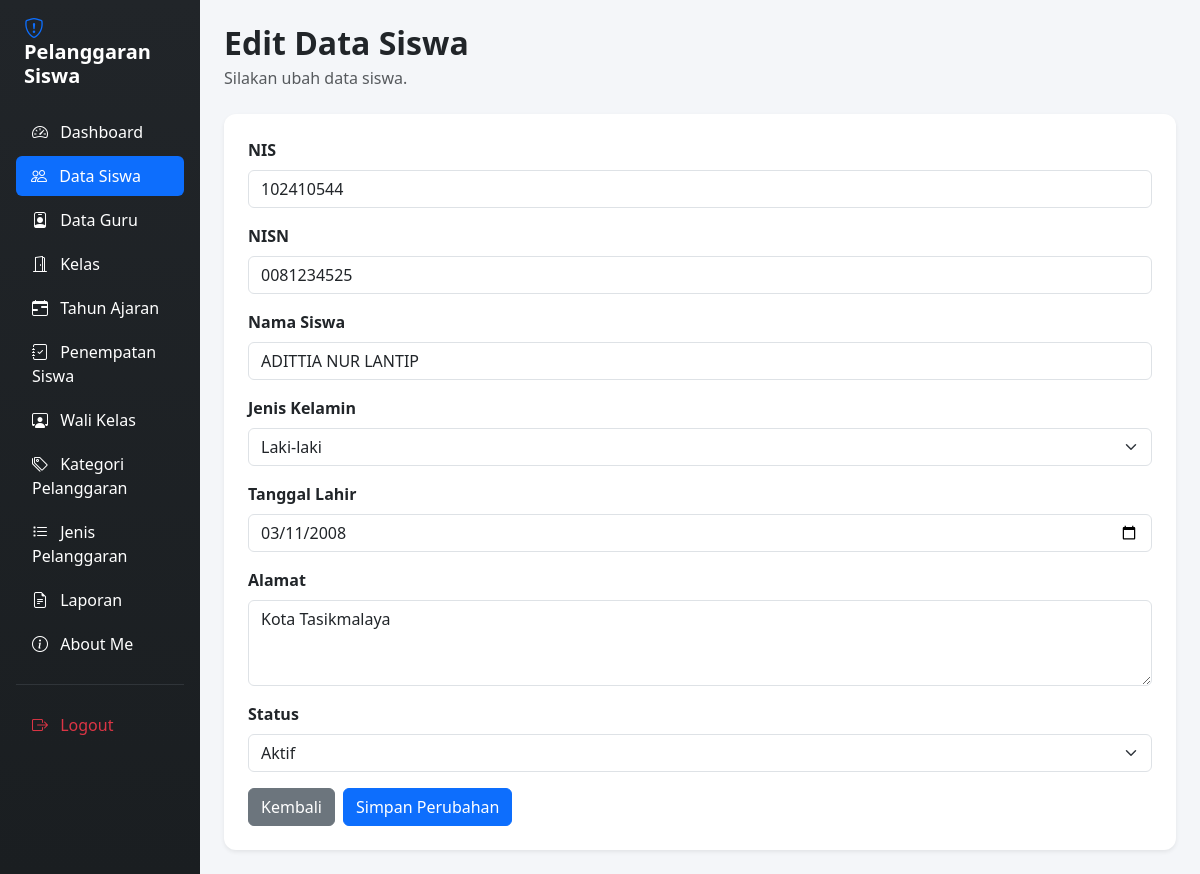
The app's page /edit_siswa.php?id=25 (signed in) with its own data.
### tables this page shows
CREATE TABLE `t_siswa` (
  `id` int(11) NOT NULL,
  `nis` varchar(30) DEFAULT NULL,
  `nisn` varchar(20) NOT NULL,
  `nama` varchar(150) DEFAULT NULL,
  `jenis_kelamin` char(1) NOT NULL,
  `tanggal_lahir` date NOT NULL,
  `alamat` text NOT NULL,
  `status_aktif` tinyint(1) NOT NULL,
  `created_at` timestamp NOT NULL DEFAULT current_timestamp(),
  `updated_at` timestamp NOT NULL DEFAULT current_timestamp()
);

### edit_siswa.php (the view, shortened to what this page needs)
<?php
include "config/koneksi.php";
$id = $_GET['id'] ?? '';
$stmt = mysqli_prepare($koneksi, "SELECT * FROM t_siswa WHERE id = ?");
mysqli_stmt_bind_param($stmt, "i", $id);
mysqli_stmt_execute($stmt);
$query = mysqli_stmt_get_result($stmt);
$siswa = mysqli_fetch_assoc($query);
?>
<!DOCTYPE html>
<html lang="id">
<head>
    <link href="https://cdn.jsdelivr.net/npm/bootstrap@5.3.8/dist/css/bootstrap.min.css" rel="stylesheet">
    <link href="https://cdn.jsdelivr.net/npm/bootstrap-icons@1.11.3/font/bootstrap-icons.min.css" rel="stylesheet">
</head>
<body>
<div class="container-fluid">
    <div class="row">
        <div class="col-md-3 col-lg-2 sidebar p-3 min-vh-100">
            <h4 class="text-white mb-4 fw-bold fs-5 px-2">
                <i class="bi bi-shield-exclamation text-primary me-2"></i>
                Pelanggaran Siswa
            </h4>
            <ul class="nav nav-pills flex-column gap-1">
                <li class="nav-item">
                    <a href="dashboard.php" class="nav-link text-white">
                        <i class="bi bi-speedometer2 me-2"></i>
                        Dashboard
                    </a>
                </li>
                <li class="nav-item">
                    <a href="data_siswa.php" class="nav-link active">
                        <i class="bi bi-people me-2"></i>
                        Data Siswa
                    </a>
                </li>
                <li class="nav-item">
                    <a href="data_guru.php" class="nav-link text-white">
                        <i class="bi bi-person-badge me-2"></i>
                        Data Guru
                    </a>
                </li>
                <li class="nav-item">
                    <a href="kelas.php" class="nav-link text-white">
                        <i class="bi bi-door-open me-2"></i>
                        Kelas
                    </a>
                </li>
                <li class="nav-item">
                    <a href="tahun_ajaran.php" class="nav-link text-white">
                        <i class="bi bi-calendar-range me-2"></i>
                        Tahun Ajaran
                    </a>
                </li>
                <li class="nav-item">
                    <a href="penepatan_siswa.php" class="nav-link text-white">
                        <i class="bi bi-journal-check me-2"></i>
                        Penempatan Siswa
                    </a>
                </li>
                <li class="nav-item">
                    <a href="wali_kelas.php" class="nav-link text-white">
                        <i class="bi bi-person-workspace me-2"></i>
                        Wali Kelas
                    </a>
                </li>
                <li class="nav-item">
                    <a href="kategori_pelanggaran.php" class="nav-link text-white">
                        <i class="bi bi-tags me-2"></i>
                        Kategori Pelanggaran
                    </a>
                </li>
                <li class="nav-item">
                    <a href="jenis_pelanggaran.php" class="nav-link text-white">
                        <i class="bi bi-list-task me-2"></i>
                        Jenis Pelanggaran
                    </a>
                </li>
                <li class="nav-item">
                    <a href="laporan.php" class="nav-link text-white">
                        <i class="bi bi-file-earmark-text me-2"></i>
                        Laporan
                    </a>
                </li>
                <li class="nav-item">
                    <a href="aboutme.php" class="nav-link text-white">
                        <i class="bi bi-info-circle me-2"></i>
                        About Me
                    </a>
                </li>
                <hr class="text-secondary my-3">
                <li class="nav-item">
                    <a href="logout.php" class="nav-link text-danger">
                        <i class="bi bi-box-arrow-right me-2"></i>
                        Logout
                    </a>
                </li>
            </ul>
        </div>
        <main class="col-md-9 col-lg-10 p-4">
            <h2 class="fw-bold mb-1">
                Edit Data Siswa
            </h2>
            <p class="text-muted mb-4">
                Silakan ubah data siswa.
            </p>
            <div class="card shadow-sm">
                <div class="card-body p-4">
                    <form action="proses_edit_siswa.php" method="POST">
                        <div class="mb-3">
                            <label class="form-label fw-semibold">
                                NIS
                            </label>
                            <input
                                type="text"
                                name="nis"
                                class="form-control"
                                placeholder="Masukkan NIS (15 digit)"
                                value="<?= htmlspecialchars($siswa['nis'] ?? ''); ?>"
                                maxlength="15"
                                minlength="15"
                                pattern="[0-9]{15}"
                                inputmode="numeric"
                                oninput="this.value = this.value.replace(/[^0-9]/g, '').slice(0, 15)"
                                title="NIS harus terdiri dari 15 digit angka"
                                required
                            >
                        </div>
                        <div class="mb-3">
                            <label class="form-label fw-semibold">
                                NISN
                            </label>
                            <input
                                type="text"
                                name="nisn"
                                class="form-control"
                                placeholder="Masukkan NISN (10 digit)"
                                value="<?= htmlspecialchars($siswa['nisn'] ?? ''); ?>"
                                maxlength="10"
                                minlength="10"
                                pattern="[0-9]{10}"
                                inputmode="numeric"
                                oninput="this.value = this.value.replace(/[^0-9]/g, '').slice(0, 10)"
                                title="NISN harus terdiri dari 10 digit angka"
                                required
                            >
                        </div>
                        <div class="mb-3">
                            <label class="form-label fw-semibold">
                                Nama Siswa
                            </label>
                            <input
                                type="text"
                                name="nama"
                                class="form-control"
                                placeholder="Masukkan nama siswa"
                                value="<?= htmlspecialchars($siswa['nama'] ?? ''); ?>"
                                required
                            >
                        </div>
                        <div class="mb-3">
                            <label class="form-label fw-semibold">
                                Jenis Kelamin
                            </label>
                            <select
                                name="jenis_kelamin"
                                class="form-select"
                                required
                            >
                                <option value="L"
                                    <?= ($siswa['jenis_kelamin'] ?? '') == 'L' ? 'selected' : ''; ?>>
                                    Laki-laki
                                </option>
                            </select>
                        </div>
                        <div class="mb-3">
                            <label class="form-label fw-semibold">
                                Tanggal Lahir
                            </label>
                            <input
                                type="date"
                                name="tanggal_lahir"
                                class="form-control"
                                value="<?= htmlspecialchars($siswa['tanggal_lahir'] ?? ''); ?>"
                                required
                            >
                        </div>
                        <div class="mb-3">
                            <label class="form-label fw-semibold">
                                Alamat
                            </label>
                            <textarea
                                name="alamat"
                                class="form-control"
                                rows="3"
                                placeholder="Masukkan alamat siswa"
                            ><?= htmlspecialchars($siswa['alamat'] ?? ''); ?></textarea>
                        </div>
                        <div class="mb-3">
                            <label class="form-label fw-semibold">
                                Status
                            </label>
                            <select
                                name="status_aktif"
                                class="form-select"
                                required
                            >
                                <option value="1"
                                    <?= ($siswa['status_aktif'] ?? '') == 1 ? 'selected' : ''; ?>>
                                    Aktif
                                </option>
                            </select>
                        </div>
                        <div class="d-flex gap-2">
                            <a
                                href="data_siswa.php"
                                class="btn btn-secondary"
                            >
                                Kembali
                            </a>
                            <button
                                type="submit"
                                class="btn btn-primary"
                            >
                                Simpan Perubahan
                            </button>
                        </div>
                    </form>
                </div>
            </div>
        </main>
    </div>
</div>
</body>
</html>

### edit_siswa.php (style rules this page uses)
body { background-color: #f4f6f9; }
.sidebar { background: linear-gradient(180deg, #212529 0%, #1a1e21 100%); }
.nav-link { transition: all 0.3s ease; border-radius: 6px; }
.nav-link:hover, .nav-link.active { background-color: #0d6efd !important; color: white !important; padding-left: 15px; }
.card { border: none; border-radius: 12px; }

### records on screen
t_siswa: nis "102410544", nisn "0081234525", nama "ADITTIA NUR LANTIP", jenis_kelamin "Laki-laki", tanggal_lahir "03/11/2008", alamat "Kota Tasikmalaya", status_aktif "Aktif"
